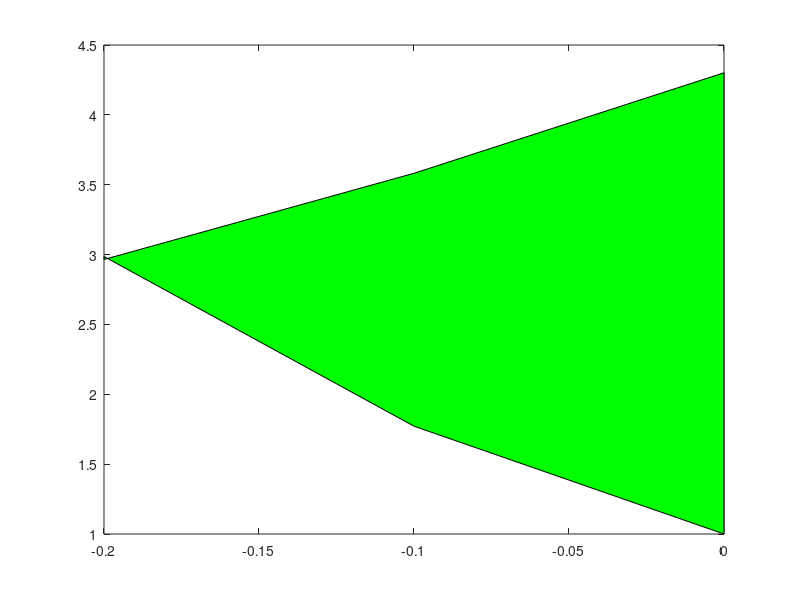

This chart was generated by the following MATLAB code:
a = -0.2; 
b = 0; 
n = [2,4,8,16,32,64,128,256]; 

h = (b-a)/n(1);
x = a:h:b;
f = 64 .* exp(-0.3.*(x-3).^2); % vi ser att f minskar i x-värde
p = (x-1).^6; % vi ser att p ökar i y-värde

xx = [x(:); flip(x(:))];
yy = [f(:); flip(p(:))];
fill(xx,yy,'g');

% Visuell inspektion
% a = -0.2
% b = 0
% I = (-0,2 -> 0) integral (p - f) dx

%% Vanliga trapetsmetoden med medelvärde

areor = [];

for i = 1:length(n)
    h = (b-a)/n(i);
    x = a:h:b;
    f = 64 .* exp(-0.3.*(x-3).^2); % vi ser att f minskar i x-värde, - övre gränsen
    p = (x-1).^6; % vi ser att p ökar i y-värde, vilket ger att det är den undre gränsen
    g = f - p; % Övre minus undre funktionen

    trapetsregel = h * (g(1)/2 + sum(g(2:end-1)) + g(end)/2)
    
    areor = [areor, trapetsregel];
end

%% Feluppskattning med trunkeringsfel och halva steglängden

% Försök med format long
delta_trunk = abs(diff(areor(1:length(n))));
% skillnad = [];
% for i = 1:length(deltas);
%     skillnad(i) = [skillnad, deltas(i)/deltas(i+1)];
% end


kvoter = delta_trunk(1:end-1) ./ delta_trunk(2:end);

disp('Abs skillnader:')
disp(delta_trunk)
disp('Kvoter:')
disp(kvoter)


% Utifrån Ninnis anteckningar är svaret rätt säkert när trunkeringsfelet
% minskar med faktor 4 när steglängden halveras, vi ser detta mellan 2 antal
% och 4 antal steg, vilket ger att 0,35 är ett rätt säkert svar 
% med rätt säkra decimaler

%% Feluppskattning med Richardsons-extrapolation

% rich = delta_trunk(1:2)./3;
% T_h2 = areor(1) + rich(1);
% T_h4 = areor(2) + rich(2);
% delta_rich = abs(T_h2 - T_h4);
% delta_1 = delta_trunk(2);
% T_4 = areor(2);

T1 = areor(1); % T(h)
T2 = areor(2); % T(h/2)
T4 = areor(3); % T(h/4)

delta1 = T2 - T1;
delta2 = T4 - T2;

kvot_check = delta1/delta2; % ger typ 4

delta1 = delta1 / 3;
delta2 = delta2 / 3;

T2_hatt = delta1 + T2;
T4_hatt = delta2 + T4;

delta_rich = abs(T2_hatt - T4_hatt);

fprintf('Bättre rich värde: %.6f ± %.6f\n', T4_hatt, delta_rich);
%fprintf('Orginal värde: %.6f ± %.6f\n', T4, delta_trunk(1,2));

% Svar 1. e) Svaret på integralen med fyra säkra decimaler är 0,3507
% 0,350764 > rätt svar > 0,350758
% 0,35076                0,35076 